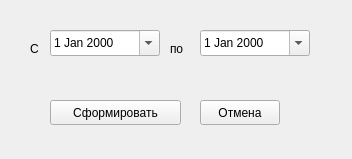
<?xml version="1.0" encoding="UTF-8"?>
<ui version="4.0">
 <class>MainWindow</class>
 <widget class="QMainWindow" name="MainWindow">
  <property name="windowModality">
   <enum>Qt::ApplicationModal</enum>
  </property>
  <property name="geometry">
   <rect>
    <x>0</x>
    <y>0</y>
    <width>352</width>
    <height>159</height>
   </rect>
  </property>
  <property name="windowTitle">
   <string>Реестр путевых листов</string>
  </property>
  <property name="windowIcon">
   <iconset>
    <normaloff>bmp/18.bmp</normaloff>bmp/18.bmp</iconset>
  </property>
  <widget class="QWidget" name="centralwidget">
   <widget class="QPushButton" name="pushButton">
    <property name="geometry">
     <rect>
      <x>50</x>
      <y>100</y>
      <width>131</width>
      <height>25</height>
     </rect>
    </property>
    <property name="text">
     <string>Сформировать</string>
    </property>
    <property name="icon">
     <iconset>
      <normaloff>bmp/124.bmp</normaloff>bmp/124.bmp</iconset>
    </property>
   </widget>
   <widget class="QPushButton" name="pushButton_2">
    <property name="geometry">
     <rect>
      <x>200</x>
      <y>100</y>
      <width>80</width>
      <height>25</height>
     </rect>
    </property>
    <property name="text">
     <string>Отмена</string>
    </property>
    <property name="icon">
     <iconset>
      <normaloff>bmp/111.bmp</normaloff>bmp/111.bmp</iconset>
    </property>
   </widget>
   <widget class="QLabel" name="label">
    <property name="geometry">
     <rect>
      <x>30</x>
      <y>40</y>
      <width>16</width>
      <height>17</height>
     </rect>
    </property>
    <property name="text">
     <string>С</string>
    </property>
   </widget>
   <widget class="QLabel" name="label_2">
    <property name="geometry">
     <rect>
      <x>170</x>
      <y>40</y>
      <width>16</width>
      <height>17</height>
     </rect>
    </property>
    <property name="text">
     <string>по</string>
    </property>
   </widget>
   <widget class="QDateEdit" name="dateEdit">
    <property name="geometry">
     <rect>
      <x>50</x>
      <y>30</y>
      <width>110</width>
      <height>26</height>
     </rect>
    </property>
    <property name="calendarPopup">
     <bool>true</bool>
    </property>
   </widget>
   <widget class="QDateEdit" name="dateEdit_2">
    <property name="geometry">
     <rect>
      <x>200</x>
      <y>30</y>
      <width>110</width>
      <height>26</height>
     </rect>
    </property>
    <property name="calendarPopup">
     <bool>true</bool>
    </property>
   </widget>
  </widget>
 </widget>
 <resources/>
 <connections/>
</ui>
